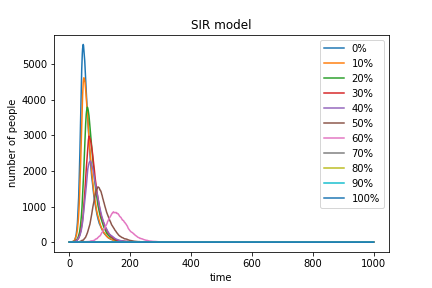

This figure's Python source:
# -*- coding: utf-8 -*-
"""
Created on Wed May  8 10:05:55 2019

@author: alvaq
"""

#import necessary libraries
import numpy as np
import matplotlib.pyplot as plt

#loop in range(11)
for j in range(11):
    susceptible=9999
    infected=1
    recovered=0
    N=10000 #N holds the totoal number of people in the population
    beta=0.3
    gamma=0.05
    #different propotions of people get vaccinated
    vaccination=[0,0.1,0.2,0.3,0.4,0.5,0.6,0.7,0.8,0.9,1]
    #create tracker
    tracker=np.array((infected,susceptible,recovered))
    #loop in range(1000)
    for i in range(1000):
        proportion=beta*(infected/10000)
        #use the "choice" function to draw a random number
        new_infected=np.random.choice(range(2),susceptible-int(N*vaccination[j])+1,p=[1-proportion,proportion])
        new_recovered=np.random.choice(range(2),infected,p=[1-gamma,gamma])
        new_infected=sum(new_infected)
        new_recovered=sum(new_recovered)
        infected=infected+new_infected-new_recovered
        susceptible=susceptible-new_infected
        recovered=recovered+new_recovered
        #keep track of changes
        trk_update=np.array((infected,susceptible,recovered))
        tracker=np.append(tracker,trk_update)
    #store plot info
    x=[tracker[i] for i in range(0,len(tracker),3)]
    plt.ylabel('number of people')
    plt.xlabel('time')
    y_pos=np.arange(1000)
    plt.plot(x)
    plt.legend(['0%','10%','20%','30%','40%','50%','60%','70%','80%','90%','100%'])
    plt.title('SIR model')

#show plot
plt.savefig ("SIR_vaccination.png" ,type="png")
plt.show()
